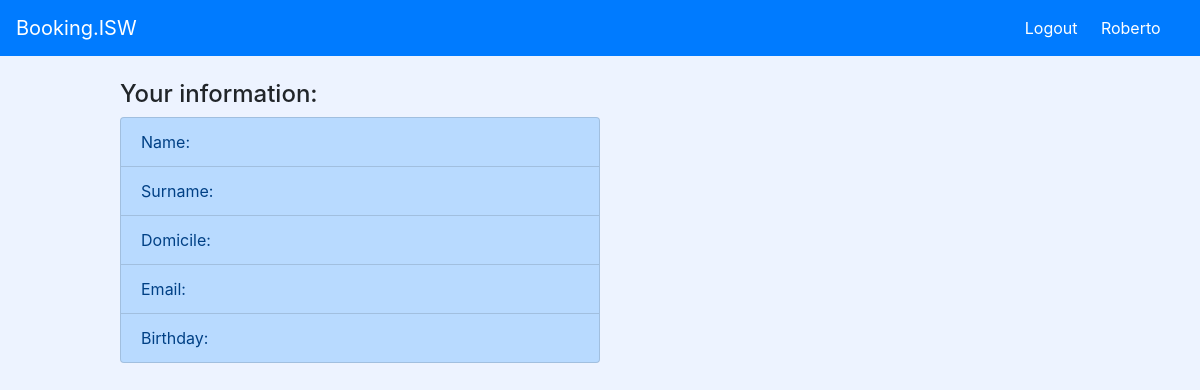
The app's page /profile/ (signed in), older data.
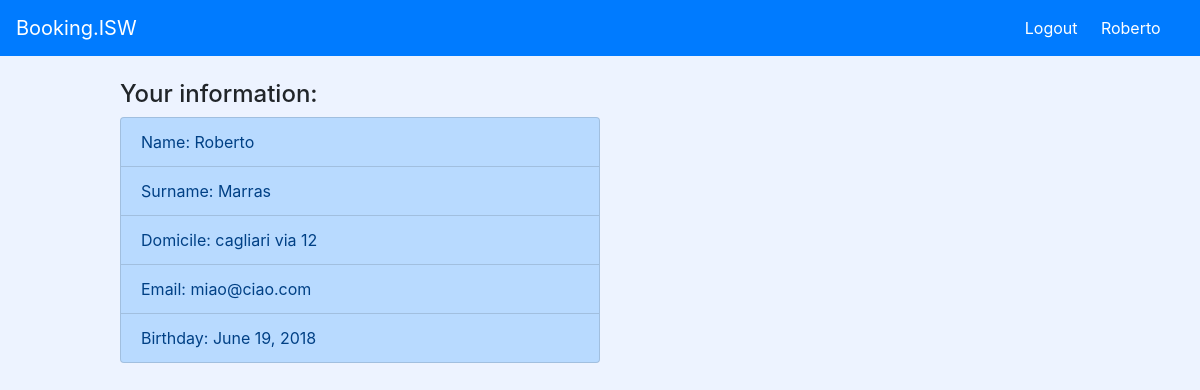
The same page, newer data.
### bookingApp/models.py (models this page shows, shortened)
class Person(models.Model):
    name = models.CharField(max_length=50)
    surname = models.CharField(max_length=50)
    birthday = models.DateField()
    cf = models.CharField(max_length=20)
    email = models.EmailField(max_length=100)
    address = models.ForeignKey(Address, on_delete=models.CASCADE)

class Address(models.Model):
    street = models.CharField(max_length=100)
    houseNumber = models.IntegerField()
    city = models.CharField(max_length=30)
    zipCode = models.CharField(max_length=15)

### bookingApp/views.py (the view, shortened to what this page needs)
# urls.py: path('profile/', v.viewProfileClient),
def viewProfileClient(request):
    username = request.session['usr']
    userSession = None
    flag_user = True
    for userAtrs in RegisteredClient.objects.all():
        if(userAtrs.username==username):
            userSession = userAtrs
            break
    if(userSession==None):
        flag_user = False
        for userAtrs in HotelKeeper.objects.all():
            if (userAtrs.username == username):
                userSession = userAtrs
                break
        context = {'userProfile': userSession,'flag_user': flag_user,}
        return render(request, 'profile.html', context)

### templates/profile.html (shortened to what this page needs)
{% extends "base.html" %}
{% block content %}
{% if flag_user == True %}
<div class="profile">
        <div class="information" style="width:30rem; margin-left:10%; margin-right:5%; float:left">
            <br>
            <h4>Your information:</h4>
                <ul class="list-group">
                    <li class="list-group-item list-group-item-primary">Name: {{userProfile.name}}</li>
                    <li class="list-group-item list-group-item-primary">Surname: {{userProfile.surname}}</li>
                    <li class="list-group-item list-group-item-primary">Username: {{userProfile.userName}}</li>
                    <li class="list-group-item list-group-item-primary">Domicile: {{userProfile.address.city}} {{userProfile.address.street}} {{userProfile.address.houseNumber}}</li>
                    <li class="list-group-item list-group-item-primary">Email: {{userProfile.email}}</li>
                    <li class="list-group-item list-group-item-primary">Birthday: {{userProfile.birthday}}</li>
                    {% if flag == True%}
                    <li class="list-group-item list-group-item-primary">Number of credit card: {{creditCardView.cardNumber}}</li>
                    {% endif %}
                </ul>
        </div>
        <div class="reservations" style="width:30rem; margin-left:10%; float:left; margin-right:5%">
            <br>
            {% if flag_pren == False %}
            <h4>You do not have any reservations yet</h4>
            {% else %}
            <ul class="list-group">
              <h4>Chronology of your reservations:</h4>
                 {% for item in listBooking %}
                     <li class="list-group-item list-group-item-secondary">Name of Hotel: {{item.2.name}}</li>
                     <li class="list-group-item list-group-item-secondary">Address: {{item.2.address}}</li>
                     <li class="list-group-item list-group-item-secondary">Room Number: {{item.1.roomNumber}}</li>
                     <li class="list-group-item list-group-item-secondary">CheckOut: {{item.0.checkOut}}</li>
                     <li class="list-group-item list-group-item-secondary">CheckIn: {{item.0.checkIn}}</li>
                     <li class="list-group-item list-group-item-secondary">Price: {{item.1.price}}</li>
                <br><br>
                 {% endfor %}
            </ul>
            {% endif %}
        </div>
</div>
{% else %}
<div class="information" style="width:30rem; margin-left:10%; margin-right:5%; float:left">
            <br>
            <h4>Your information:</h4>
                <ul class="list-group">
                    <li class="list-group-item list-group-item-primary">Name: {{userProfile.name}}</li>
                    <li class="list-group-item list-group-item-primary">Surname: {{userProfile.surname}}</li>
                    <li class="list-group-item list-group-item-primary">Domicile: {{userProfile.address.city}} {{userProfile.address.street}} {{userProfile.address.houseNumber}}</li>
                    <li class="list-group-item list-group-item-primary">Email: {{userProfile.email}}</li>
                    <li class="list-group-item list-group-item-primary">Birthday: {{userProfile.birthday}}</li>
                </ul>
        </div>
{% endif %}
{% endblock %}

### templates/base.html (shortened to what this page needs)
<!DOCTYPE html>
<html lang="en">
{% load static %}
    <head>
        <link rel="stylesheet" href="{% static 'css/bootstrap.css' %}" type="text/css" />
          <link rel="stylesheet" href="{% static 'css/style.css' %}" type="text/css" />
    </head>
    <body style="background-color:#edf3ff">
        <nav class="navbar navbar-expand-lg navbar-primary bg-primary" >
            <div class="collapse navbar-collapse" id="navbarTogglerDemo01">
                <a class="navbar-brand text-white" href="/">Booking.ISW</a>
                {% if request.session.usr is not None %}
                    <a href="/logout/" style="margin-right:2%; color:white">Logout</a>
                    <a href="/profile/" style="margin-right:2%; color:white">{{request.session.usr}}</a>
                {% else %}
                    <a href="/signUp/" style="margin-right:2%; color:white; ">Sign up</a>
                    <a href="/login/"  style="margin-right:2%; color:white " >Login</a>
                {% endif %}
            </div>
        </nav>
            {% block content %}{% endblock %}
    </body>
</html>

Row changes from the older to the newer data that the page shows:
now on this page (row edited): Person: name "Roberto", surname "Marras", address.city "cagliari", address.street "via", address.houseNumber "12", email "miao@ciao.com", birthday "June 19, 2018"
